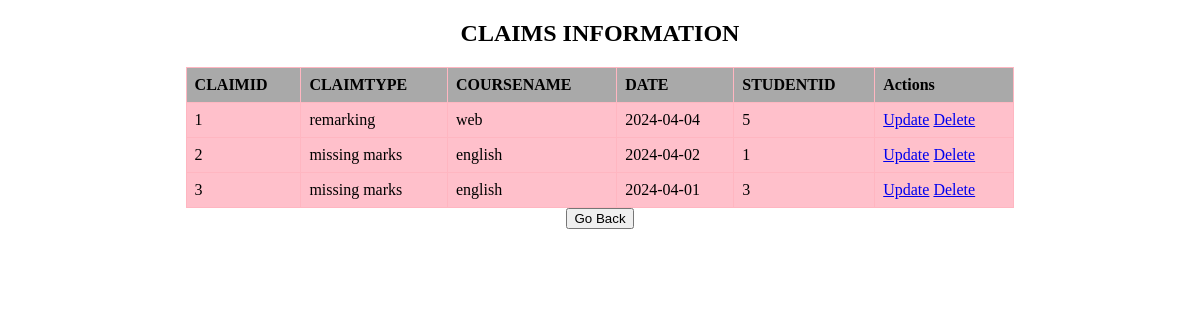
/viewclaims.php, run on the app's committed database.
### tables this page shows
CREATE TABLE `claims` (
  `claimid` int(50) NOT NULL,
  `claimtype` text NOT NULL,
  `coursename` text NOT NULL,
  `date` date NOT NULL,
  `studentid` int(50) NOT NULL
);

### viewclaims.php (the view, shortened to what this page needs)
<!DOCTYPE html>
<html lang="en">
<head>
    <link rel="stylesheet" type="text/css" href="style.css">
</head>
<body>
    <h2>CLAIMS INFORMATION</h2>
    <table >
        <thead>
            <tr>
                <th>CLAIMID</th>
                <th>CLAIMTYPE</th>
                <th>COURSENAME</th>
                <th>DATE</th>
                <th>STUDENTID</th>
                <th>Actions</th>
            </tr>
        </thead>
        <tbody>
            <?php
require_once "./connection/conn.php";
            $sql = "SELECT * FROM claims";
            $result = $connection->query($sql);
            if ($result->num_rows > 0) {
                while ($row = $result->fetch_assoc()) {
                    echo "<tr>";
                    echo "<td>" . (isset($row['claimid']) ? $row['claimid'] : '') . "</td>";
                    echo "<td>" . (isset($row['claimtype']) ? $row['claimtype'] : '') . "</td>";
                     echo "<td>" . (isset($row['coursename']) ? $row['coursename'] : '') . "</td>";
                      echo "<td>" . (isset($row['date']) ? $row['date'] : '') . "</td>";
                      echo "<td>" . (isset($row['studentid']) ? $row['studentid'] : '') . "</td>";
                    echo "<td>
                            <a href='updateclaims.php?'>Update</a>
                            <a href='deleteclaims.php'>Delete</a>
                        </td>";
                    echo "</tr>";
                }
            } else {
                echo "<tr><td colspan='5'>No records found</td></tr>";
            }
            ?>
        </tbody>
    </table>
    <button type="button" onclick="location.href='staffhome.php';">Go Back</button>
</body>
</html>

### style.css (style rules this page uses)
body { text-align: center; }
table { width: 70%; margin: 0 auto; border-collapse: collapse; }
table, th, td { border: 1px solid pink; padding: 8px; text-align: left; background-color: skyblue; }
th { background-color: yellowgreen; }

### viewclaims.php (style rules this page uses)
body { text-align: center; }
table { width: 70%; margin: 0 auto; border-collapse: collapse; }
table, th, td { border: 1px solid lightpink; padding: 8px; text-align: left; background-color: pink; }
th { background-color: darkgray; }

### data on the page
claims: claimid "1", claimtype "remarking", coursename "web", date "2024-04-04", studentid "5"
claims: claimid "2", claimtype "missing marks", coursename "english", date "2024-04-02", studentid "1"
claims: claimid "3", claimtype "missing marks", coursename "english", date "2024-04-01", studentid "3"
